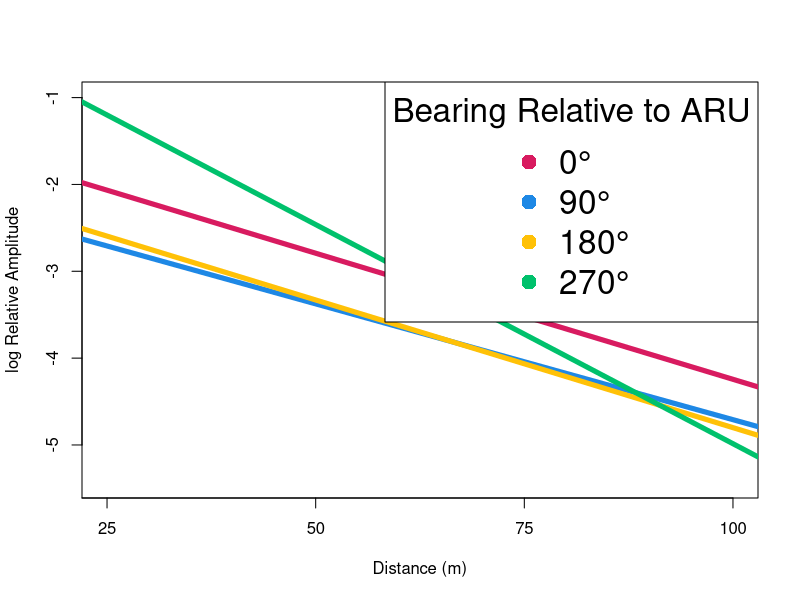
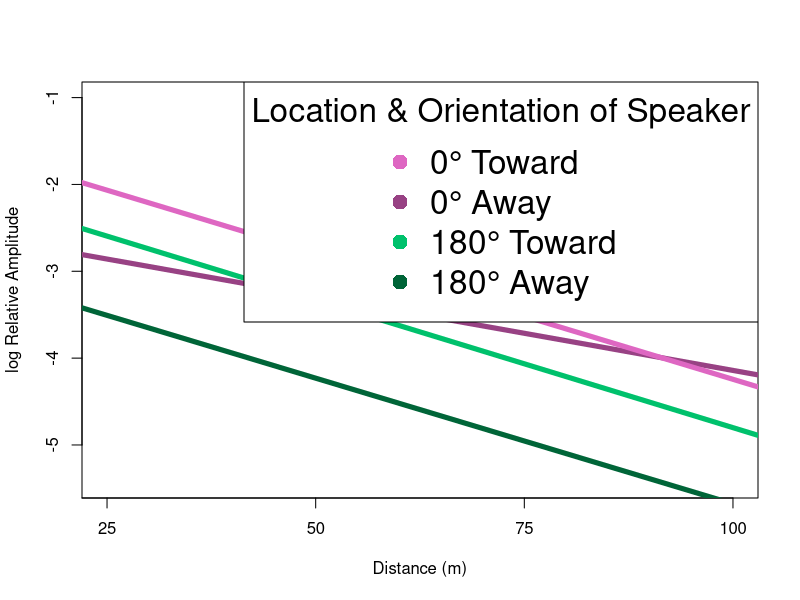

Reproduce these figures in R, in order.
#########################################
###### Forest Acoustics Analysis   ######
###### Amelia Milano               ######
###### Last update: 4/20/2023      ######
#########################################

library(dplyr)
library(tidyverse)

# read in table
analysis_table <- read.csv("data/analysis_table.csv")

# subset AF data
AF <- analysis_table %>%
  filter(species == "AF", vol == "100")

# set relative amp as numeric
AF$relative.amp <- as.numeric(AF$relative.amp)
AF$distance_m <- as.numeric(AF$distance_m)

# Directions (0 degrees, 90 degrees, 180 degrees, )

AF_0 <- AF %>%
  filter(relative_dir == "N")

AF_0T <- AF %>%
  filter(relative_dir == "N", TA == "T")

AF_0A <- AF %>%
  filter(relative_dir == "N", TA == "A")

AF_90W <- AF %>%
  filter(relative_dir == "W", TA == "T")

AF_90E <- AF %>%
  filter(relative_dir == "E", TA == "T")

AF_180T <- AF %>%
  filter(relative_dir == "S", TA == "T")

AF_180A <- AF %>%
  filter(relative_dir == "S", TA == "A")

# Directional & dist lm
AFdistMod = lm(log(relative.amp) ~ distance_m, data = AF)
AF0distMod = lm(log(relative.amp) ~ distance_m, data = AF_0T)
AF270distMod = lm(log(relative.amp) ~ distance_m, data = AF_90W)
AF90EdistMod = lm(log(relative.amp) ~ distance_m, data = AF_90E)
AF180distMod = lm(log(relative.amp) ~ distance_m, data = AF_180T)

# Plot

colors_dir <- c("#D81B60", "#1E88E5", "#FFC107", "#00C16C")

plot(AF$distance_m, log(AF$relative.amp), col="white",lty="dotted", pch = 16, cex = 1.7,
     ylab = "log Relative Amplitude", xlab = "Distance (m)", xaxp = c(0, 100, 4), )
abline(AF0distMod, lwd = 5, col = colors_dir[1])
abline(AF90EdistMod, lwd = 5, col = colors_dir[2])
abline(AF180distMod, lwd = 5, col = colors_dir[3])
abline(AF270distMod, lwd = 5, col = colors_dir[4])
legend("topright", legend = c("0°", "90°", "180°", "270°"), pch = 16, cex = 2, col = colors_dir[1:4], title = "Bearing Relative to ARU")



#### Toward and Away

colorsTA = c("#DE67C2", "#984284", "#00C16C", "#006538")

AF0AdistMod = lm(log(relative.amp) ~ distance_m, data = AF_0A)
AF0TdistMod = lm(log(relative.amp) ~ distance_m, data = AF_0T)
AF180AdistMod = lm(log(relative.amp) ~ distance_m, data = AF_180A)
AF180TdistMod = lm(log(relative.amp) ~ distance_m, data = AF_180T)

plot(AF$distance_m, log(AF$relative.amp), col="white",lty="dotted", pch = 16, cex = 1.7,
     ylab = "log Relative Amplitude", xlab = "Distance (m)", xaxp = c(0, 100, 4))
abline(AF0AdistMod, lwd = 5, col = colorsTA[2])
abline(AF0TdistMod, lwd = 5, col = colorsTA[1])
abline(AF180AdistMod, lwd = 5, col = colorsTA[4])
abline(AF180TdistMod, lwd = 5, col = colorsTA[3])
legend("topright", legend = c("0° Toward", "0° Away", "180° Toward", "180° Away"), pch = 16, cex = 2, col = colorsTA[1:4], title = "Location & Orientation of Speaker")
